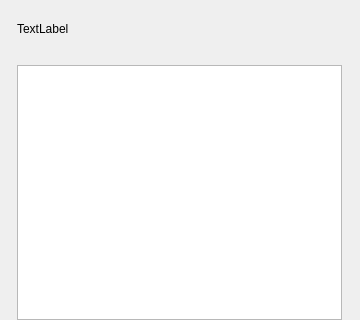
<?xml version="1.0" encoding="UTF-8"?>
<ui version="4.0">
 <class>MainWindow</class>
 <widget class="QMainWindow" name="MainWindow">
  <property name="geometry">
   <rect>
    <x>0</x>
    <y>0</y>
    <width>360</width>
    <height>320</height>
   </rect>
  </property>
  <property name="windowTitle">
   <string>MainWindow</string>
  </property>
  <widget class="QWidget" name="centralWidget">
   <layout class="QVBoxLayout" name="verticalLayout">
    <property name="spacing">
     <number>29</number>
    </property>
    <property name="leftMargin">
     <number>17</number>
    </property>
    <property name="topMargin">
     <number>22</number>
    </property>
    <property name="rightMargin">
     <number>18</number>
    </property>
    <property name="bottomMargin">
     <number>0</number>
    </property>
    <item>
     <widget class="QLabel" name="power_title">
      <property name="text">
       <string>TextLabel</string>
      </property>
     </widget>
    </item>
    <item>
     <widget class="QListWidget" name="listWidget"/>
    </item>
   </layout>
  </widget>
 </widget>
 <layoutdefault spacing="6" margin="11"/>
 <resources/>
 <connections/>
</ui>
